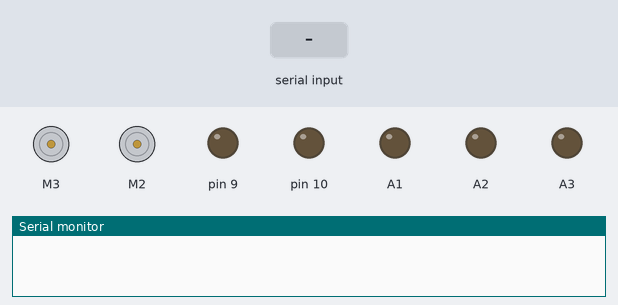
This sketch was run on a simulated Arduino Uno, built with avr-gcc and run on an emulated ATmega328P. On the bench: 2 × DC motor (green arrow = forward, orange = backward, longer = faster), output pins drawn as LEDs (lit = HIGH), the last lines printed to the serial monitor. Dashed ring = blinking. The test bench sets the inputs (shaded band).

Above: at 1.2 s.
1.3 s: "X" received over the second serial link
At 1.7 s:
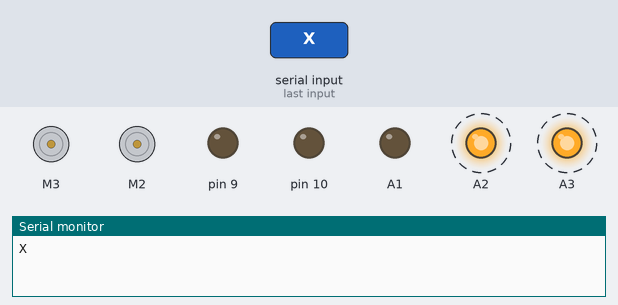
4.3 s: "F" received over the second serial link
At 6.9 s:
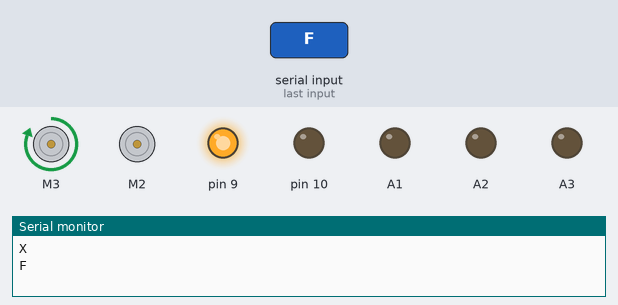
7.3 s: "B" received over the second serial link
At 8.4 s:
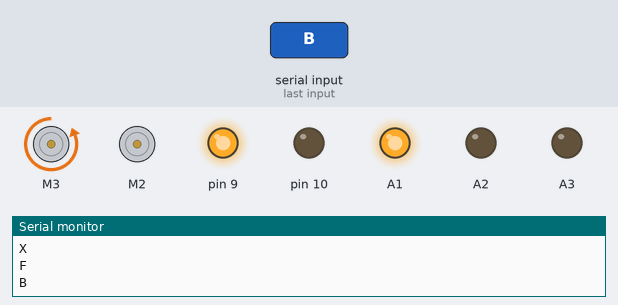
9.0 s: "L" received over the second serial link
At 10.1 s:
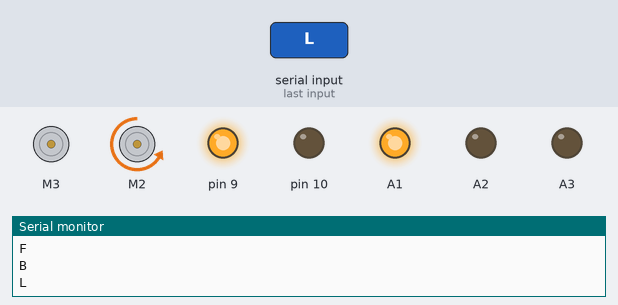
10.5 s: "R" received over the second serial link
At 11.3 s:
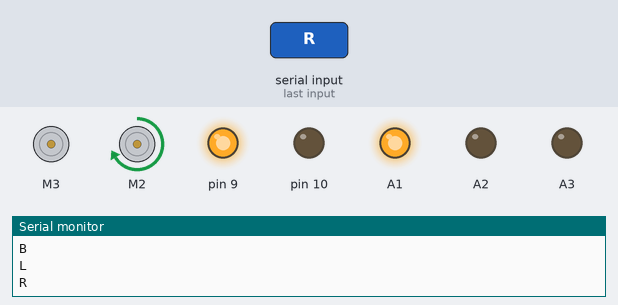
12.0 s: "G" received over the second serial link
At 12.4 s:
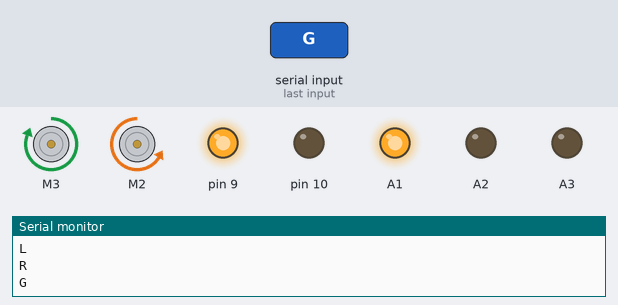
Timing chart, 0 to 14.5 s (numbered marks = the images above; inputs shaded):
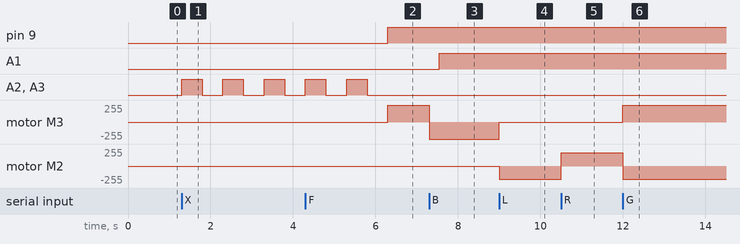

Measured:
- after the input at 1.3 s, A2, A3: alternates HIGH for 0.50 s and LOW for 0.50 s, starting at once
- after the input at 4.3 s, pin 9: LOW → HIGH after 2.0 s; motor M3: stopped → forward 255/255 after 2.0 s
- after the input at 7.3 s, A1: LOW → HIGH after 0.25 s; motor M3: forward 255/255 → backward 255/255 at once
- after the input at 9.0 s, motor M3: backward 255/255 → stopped at once; motor M2: stopped → backward 200/255 at once
- after the input at 10.5 s, motor M2: backward 200/255 → forward 200/255 at once
- after the input at 12.0 s, motor M3: stopped → forward 255/255 at once; motor M2: forward 200/255 → backward 200/255 at once

The sketch:

jeep_denis.ino
```cpp
//*** 1- Documentation

//This program is used to control a robot car using a app that communicates with Arduino trough a bluetooth module
//bluetooth car controlled by android app with arduino
//lights implemented
#include <AFMotor.h>
#include <Servo.h>
#include <SoftwareSerial.h>


//creates two objects to control the terminal 3 and 4 of motor shield

AF_DCMotor motor1(3);
AF_DCMotor motor2(2);
Servo myservo1;  // create servo object to control a servo
Servo myservo2;

SoftwareSerial mySerial(A0, A5); // RX, TX

String serialReceived;
char command;
int pos1 = 0;
int pos2 = 0;

void setup()
{
Serial.begin(9600); //Set the baud rate to your Bluetooth module.
mySerial.begin(38400);
//myservo1.attach(10);  // attaches the servo on pin 9 to the servo object
//myservo2.attach(9);  // attaches the servo on pin 9 to the servo object
pinMode(10, OUTPUT);
pinMode(9, OUTPUT);
pinMode(A1, OUTPUT);
pinMode(A2, OUTPUT);
pinMode(A3, OUTPUT);
}

void loop(){

if (mySerial.available()) {
    //Serial.write(mySerial.read());
command = mySerial.read();


Stop(); //initialize with motors stoped
//Change pin mode only if new command is different from previous.
Serial.println(command);

switch(command){
    case 'F':
    forward();
    break;
  case 'B':
    back();
    break;
  case 'L':
    left();
    break;
  case 'R':
    right();
    break;
    case 'G':
    Forleft();
    break;
  case 'I':
    Forright ();
    break;
  case 'H':
    Backleft();
    break;
  case 'J':
    Backright ();
    break;
  case 'X':
    brake_off ();
    hazards_on ();
    break;
  case 'x':
    hazards_off ();
    break;
   case 'W':
    lights_on ();
    break;
  case 'w':
    lights_off ();
    break;
  case 'S':
    brake_on ();
    digitalWrite(A1, LOW);
    break;
  case 'U':
    brake_on ();
    break;
  case 'u':
    brake_off ();
    break;
  case '1':
    left_signal();
    break;
  case '2':
    right_signal();
    break;
}
}
}

void forward()
{
lights_on();
digitalWrite(A1, LOW);   // turn the LED on (HIGH is the voltage level)
motor1.setSpeed(255); //Define maximum velocity
motor1.run(FORWARD); //rotate the motor clockwise
}

void back()
{

motor1.setSpeed(255);
motor1.run(BACKWARD); //rotate the motor counterclockwise
delay(250);
digitalWrite(A1, HIGH);   // turn the LED on (HIGH is the voltage level)
}

void left()
{
motor2.setSpeed(200);
motor2.run(BACKWARD); //turn motor2 off
}

void right()
{
motor2.setSpeed(200); //Define maximum velocity
motor2.run(FORWARD); //rotate the motor clockwise
}

void Stop()
{
motor1.setSpeed(0);
motor2.run(RELEASE); //turn motor1 off
motor2.setSpeed(0);
motor2.run(RELEASE); //turn motor2 off
}

void Forright()
{
motor1.setSpeed(255);
motor1.run(FORWARD); //turn motor1 off
motor2.setSpeed(200);
motor2.run(FORWARD); //turn motor2 off
}

void Forleft()
{
motor1.setSpeed(255);
motor1.run(FORWARD); //turn motor1 off
motor2.setSpeed(200);
motor2.run(BACKWARD); //turn motor2 off
}

void Backright()
{
digitalWrite(A1, HIGH);   // turn the LED on (HIGH is the voltage level)
motor1.setSpeed(255);
motor1.run(BACKWARD); //turn motor1 off
motor2.setSpeed(200);
motor2.run(FORWARD); //turn motor2 off
}

void Backleft()
{
digitalWrite(A1, HIGH);   // turn the LED on (HIGH is the voltage level)
motor1.setSpeed(255);
motor1.run(BACKWARD); //turn motor1 off
motor2.setSpeed(200);
motor2.run(BACKWARD); //turn motor2 off
}

void servo1_up()
{
for (pos1 = 0; pos1 <= 80; pos1 += 1)
{
  myservo1.write(pos1);              // tell servo to go to position in variable 'pos'
   delay(15);                       // waits 15ms for the servo to reach the position
}

}
void servo1_down()
{
for (pos1 = 80; pos1 >= 0; pos1 -= 1) { // goes from 180 degrees to 0 degrees
    myservo1.write(pos1);              // tell servo to go to position in variable 'pos'
    delay(15);                      // waits 15ms for the servo to reach the position
}
}
void servo2_1()
{
  for (pos1 = 0; pos1 <= 80; pos1 += 1)
{
  myservo1.write(pos1);              // tell servo to go to position in variable 'pos'
   delay(15);                       // waits 15ms for the servo to reach the position
}

for (pos2 = 90; pos2 <= 180; pos2 += 1) { // goes from 0 degrees to 180 degrees
    // in steps of 1 degree
    myservo2.write(pos2);              // tell servo to go to position in variable 'pos'
    delay(15);                       // waits 15ms for the servo to reach the position
  }
  for (pos2 = 180; pos2 >=10; pos2 -= 1) { // goes from 180 degrees to 0 degrees
    myservo2.write(pos2);              // tell servo to go to position in variable 'pos'
    delay(15);

  }
  for (pos2 = 10; pos2 <= 90; pos2 += 1) { // goes from 0 degrees to 180 degrees
    // in steps of 1 degree
    myservo2.write(pos2);              // tell servo to go to position in variable 'pos'
    delay(15);
  }
  for (pos1 = 80; pos1 >= 0; pos1 -= 1) { // goes from 180 degrees to 0 degrees
    myservo1.write(pos1);              // tell servo to go to position in variable 'pos'
    delay(15);                      // waits 15ms for the servo to reach the position
}
}
void lights_on()
{
  digitalWrite(9, HIGH);   // turn the LED on (HIGH is the voltage level)
}
void lights_off()
{
  digitalWrite(9, LOW);   // turn the LED on (HIGH is the voltage level)
}
void brake_on()
{
digitalWrite(10, HIGH);   // turn the LED on (HIGH is the voltage level)
}
void brake_off()
{
digitalWrite(10, LOW);   // turn the LED on (HIGH is the voltage level)
}

void right_signal()
{
digitalWrite(A2, HIGH);   // turn the LED on (HIGH is the voltage level)
  delay(500);
  digitalWrite(A2, LOW);   // turn the LED on (HIGH is the voltage level)
  delay(500);
  digitalWrite(A2, HIGH);   // turn the LED on (HIGH is the voltage level)
  delay(500);
  digitalWrite(A2, LOW);   // turn the LED on (HIGH is the voltage level)
  delay(500);
}
void left_signal()
{
digitalWrite(A3, HIGH);   // turn the LED on (HIGH is the voltage level)
  delay(500);
  digitalWrite(A3, LOW);   // turn the LED on (HIGH is the voltage level)
  delay(500);
  digitalWrite(A3, HIGH);   // turn the LED on (HIGH is the voltage level)
  delay(500);
  digitalWrite(A3, LOW);   // turn the LED on (HIGH is the voltage level)
  delay(500);
}
void hazards_on()
{
  digitalWrite(A2, HIGH);   // turn the LED on (HIGH is the voltage level)
  digitalWrite(A3, HIGH);   // turn the LED on (HIGH is the voltage level)
  delay(500);
  digitalWrite(A2, LOW);   // turn the LED on (HIGH is the voltage level)
  digitalWrite(A3, LOW);   // turn the LED on (HIGH is the voltage level)
  delay(500);
  digitalWrite(A2, HIGH);   // turn the LED on (HIGH is the voltage level)
  digitalWrite(A3, HIGH);   // turn the LED on (HIGH is the voltage level)
  delay(500);
  digitalWrite(A2, LOW);   // turn the LED on (HIGH is the voltage level)
  digitalWrite(A3, LOW);   // turn the LED on (HIGH is the voltage level)
  delay(500);
  digitalWrite(A2, HIGH);   // turn the LED on (HIGH is the voltage level)
  digitalWrite(A3, HIGH);   // turn the LED on (HIGH is the voltage level)
  delay(500);
  digitalWrite(A2, LOW);   // turn the LED on (HIGH is the voltage level)
  digitalWrite(A3, LOW);   // turn the LED on (HIGH is the voltage level)
  delay(500);
  digitalWrite(A2, HIGH);   // turn the LED on (HIGH is the voltage level)
  digitalWrite(A3, HIGH);   // turn the LED on (HIGH is the voltage level)
  delay(500);
  digitalWrite(A2, LOW);   // turn the LED on (HIGH is the voltage level)
  digitalWrite(A3, LOW);   // turn the LED on (HIGH is the voltage level)
  delay(500);
  digitalWrite(A2, HIGH);   // turn the LED on (HIGH is the voltage level)
  digitalWrite(A3, HIGH);   // turn the LED on (HIGH is the voltage level)
  delay(500);
  digitalWrite(A2, LOW);   // turn the LED on (HIGH is the voltage level)
  digitalWrite(A3, LOW);   // turn the LED on (HIGH is the voltage level)
  delay(500);
}
void hazards_off()
{
  digitalWrite(A2, LOW);   // turn the LED on (HIGH is the voltage level)
  digitalWrite(A3, LOW);   // turn the LED on (HIGH is the voltage level)
}
```
